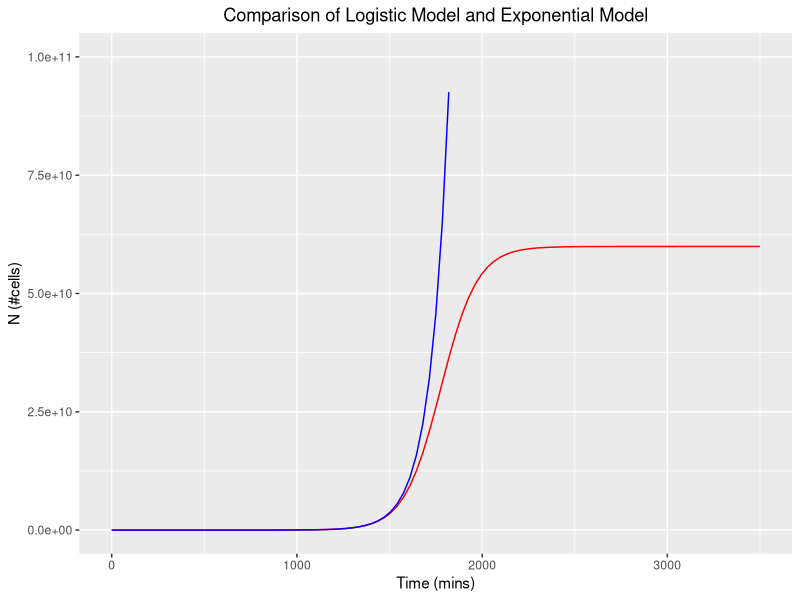

Write R code to recreate this figure.
#read file of the data being used

growth_data <- read.csv("experiment.csv")

#download packages required
library(ggplot2)

#setting parameters

N0 <- 961.986

r <-  0.0101

K <- 5.993e+10


#Logistic model formation- similar to what was done in plot_data_and_model.R

logistic_fun <- function(t) {
  
  N <- (N0*K*exp(r*t))/(K-N0+N0*exp(r*t))
  
  return(N)
  
}


#Exponential graph formation

exponential_fun <- function(t) {
  
  N <- (N0*exp(r*t))
  
  return(N)
  
}


#combining the two graphs into one 

ggplot() +
geom_function(fun=logistic_fun, colour="red") +
geom_function(fun=exponential_fun, colour="blue") +
xlab("Time (mins)") +
ylab("N (#cells)") +
ggtitle("Comparison of Logistic Model and Exponential Model") +
theme(plot.title = element_text(hjust = 0.5)) +
scale_x_continuous(limits = c(0, 3500)) +
scale_y_continuous(limits = c(0, 1e+11))

#saving the packages used 
sink(file = "package-versions.txt")
sessionInfo()
sink()
